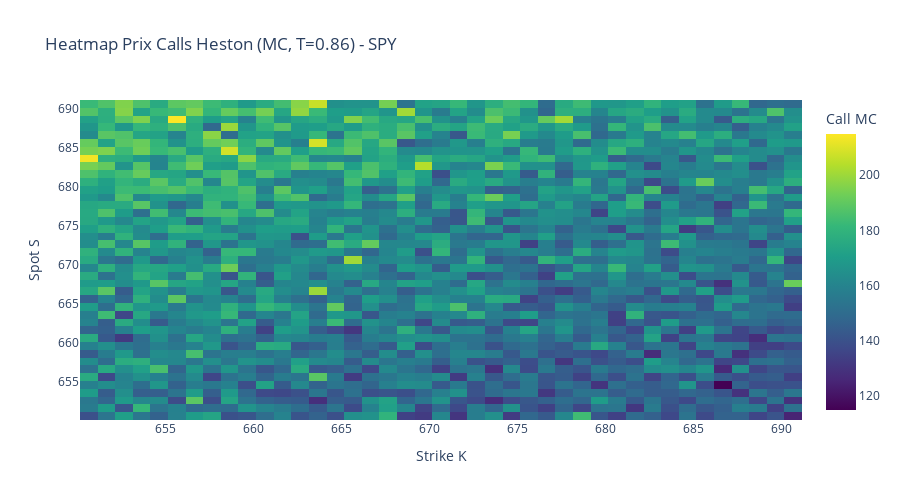
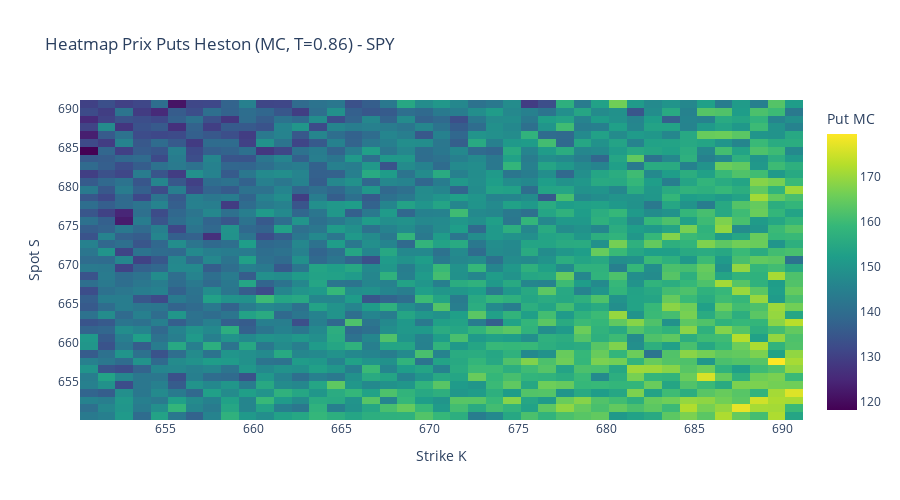

Here is the notebook cell these charts were saved with, in order:
### Markdown cell above
## Étape 4 — Pricing Monte Carlo Heston

### Code cell
# Fine-tuning MC: plus de paths (config) et n_steps densifiés pour réduire le biais
n_points_mc = int(2 * span_mc / step_strike) + 1
S_grid_mc = np.linspace(S0_ref - span_mc, S0_ref + span_mc, n_points_mc)
K_grid_mc = np.linspace(S0_ref - span_mc, S0_ref + span_mc, n_points_mc)
n_steps_mc = max(int(T_mc * 365 * 2), 252)

print(f"Grille MC: {len(S_grid_mc)} x {len(K_grid_mc)} (T = {T_mc:.2f} ans, n_steps = {n_steps_mc})")

call_prices_mc = np.zeros((len(S_grid_mc), len(K_grid_mc)))
put_prices_mc = np.zeros_like(call_prices_mc)

for i, S_val in enumerate(tqdm(S_grid_mc, desc="MC S-loop")):

    for j, K_val in enumerate(K_grid_mc):
        call_prices_mc[i, j] = heston_mc_pricer(
            S_val,
            K_val,
            T_mc,
            rf_rate,
            calib_params['v0'],
            calib_params['theta'],
            calib_params['kappa'],
            calib_params['sigma'],
            calib_params['rho'],
            n_paths=n_paths,
            n_steps=n_steps_mc,
            option_type="call",
        )
        put_prices_mc[i, j] = heston_mc_pricer(
            S_val,
            K_val,
            T_mc,
            rf_rate,
            calib_params['v0'],
            calib_params['theta'],
            calib_params['kappa'],
            calib_params['sigma'],
            calib_params['rho'],
            n_paths=n_paths,
            n_steps=n_steps_mc,
            option_type="put",
        )

fig_call_mc = go.Figure(data=go.Heatmap(z=call_prices_mc, x=K_grid_mc, y=S_grid_mc, colorscale='Viridis', colorbar=dict(title='Call MC')))
fig_call_mc.update_layout(title=f"Heatmap Prix Calls Heston (MC, T={T_mc:.2f}) - {ticker}", xaxis_title='Strike K', yaxis_title='Spot S', height=500)
fig_call_mc.show()

fig_put_mc = go.Figure(data=go.Heatmap(z=put_prices_mc, x=K_grid_mc, y=S_grid_mc, colorscale='Viridis', colorbar=dict(title='Put MC')))
fig_put_mc.update_layout(title=f"Heatmap Prix Puts Heston (MC, T={T_mc:.2f}) - {ticker}", xaxis_title='Strike K', yaxis_title='Spot S', height=500)
fig_put_mc.show()

### Figure 1 — Plotly figure (JSON) as saved in the notebook; plotly's stock layout.template omitted (floating-point values rounded to 4 significant figures; data arrays with more than 128 entries replaced by an {"elided": "..."} marker saying what was removed)
{"data": [{"colorbar": {"title": {"text": "Call MC"}}, "colorscale": [[0, "#440154"], [0.1111, "#482878"], [0.2222, "#3e4989"], [0.3333, "#31688e"], [0.4444, "#26828e"], [0.5556, "#1f9e89"], [0.6667, "#35b779"], [0.7778, "#6ece58"], [0.8889, "#b5de2b"], [1, "#fde725"]], "type": "heatmap", "x": [650.7, 651.7, 652.7, 653.7, 654.7, 655.7, 656.7, 657.7, 658.7, 659.7, 660.7, 661.7, 662.7, 663.7, 664.7, 665.7, 666.7, 667.7, 668.7, 669.7, 670.7, 671.7, 672.7, 673.7, 674.7, 675.7, 676.7, 677.7, 678.7, 679.7, 680.7, 681.7, 682.7, 683.7, 684.7, 685.7, 686.7, 687.7, 688.7, 689.7, 690.7], "y": [650.7, 651.7, 652.7, 653.7, 654.7, 655.7, 656.7, 657.7, 658.7, 659.7, 660.7, 661.7, 662.7, 663.7, 664.7, 665.7, 666.7, 667.7, 668.7, 669.7, 670.7, 671.7, 672.7, 673.7, 674.7, 675.7, 676.7, 677.7, 678.7, 679.7, 680.7, 681.7, 682.7, 683.7, 684.7, 685.7, 686.7, 687.7, 688.7, 689.7, 690.7], "z": {"elided": "41x41 float values"}}], "layout": {"height": 500, "title": {"text": "Heatmap Prix Calls Heston (MC, T=0.86) - SPY"}, "xaxis": {"title": {"text": "Strike K"}}, "yaxis": {"title": {"text": "Spot S"}}}}

### Figure 2 — Plotly figure (JSON) as saved in the notebook; plotly's stock layout.template omitted (floating-point values rounded to 4 significant figures; data arrays with more than 128 entries replaced by an {"elided": "..."} marker saying what was removed)
{"data": [{"colorbar": {"title": {"text": "Put MC"}}, "colorscale": [[0, "#440154"], [0.1111, "#482878"], [0.2222, "#3e4989"], [0.3333, "#31688e"], [0.4444, "#26828e"], [0.5556, "#1f9e89"], [0.6667, "#35b779"], [0.7778, "#6ece58"], [0.8889, "#b5de2b"], [1, "#fde725"]], "type": "heatmap", "x": [650.7, 651.7, 652.7, 653.7, 654.7, 655.7, 656.7, 657.7, 658.7, 659.7, 660.7, 661.7, 662.7, 663.7, 664.7, 665.7, 666.7, 667.7, 668.7, 669.7, 670.7, 671.7, 672.7, 673.7, 674.7, 675.7, 676.7, 677.7, 678.7, 679.7, 680.7, 681.7, 682.7, 683.7, 684.7, 685.7, 686.7, 687.7, 688.7, 689.7, 690.7], "y": [650.7, 651.7, 652.7, 653.7, 654.7, 655.7, 656.7, 657.7, 658.7, 659.7, 660.7, 661.7, 662.7, 663.7, 664.7, 665.7, 666.7, 667.7, 668.7, 669.7, 670.7, 671.7, 672.7, 673.7, 674.7, 675.7, 676.7, 677.7, 678.7, 679.7, 680.7, 681.7, 682.7, 683.7, 684.7, 685.7, 686.7, 687.7, 688.7, 689.7, 690.7], "z": {"elided": "41x41 float values"}}], "layout": {"height": 500, "title": {"text": "Heatmap Prix Puts Heston (MC, T=0.86) - SPY"}, "xaxis": {"title": {"text": "Strike K"}}, "yaxis": {"title": {"text": "Spot S"}}}}
